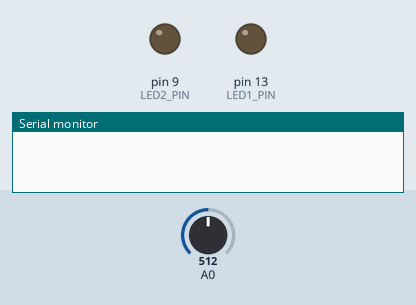
Recording of a sketch running on a simulated Arduino Uno, built with avr-gcc and run on an emulated ATmega328P. Shown: output pins drawn as LEDs (lit = HIGH), the last lines printed to the serial monitor. Inputs (shaded band) come from the test bench; at power-on: A0 = 512.

Above: at 0.1 s.
At 11.6 s:
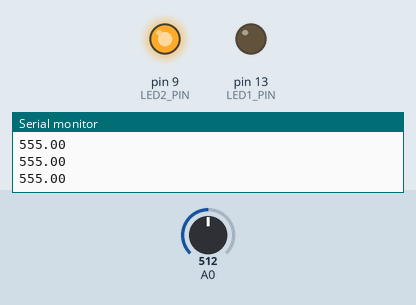
At 21.1 s:
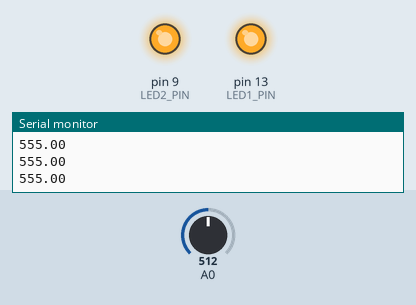
At 39.1 s:
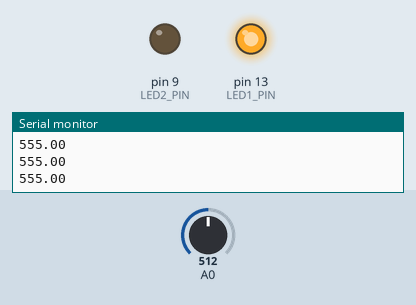
Timing chart, 0 to 40.0 s (numbered marks = the images above):
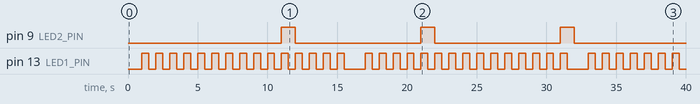

The sketch:

hatten2-4-1.ino
```cpp
#include <MsTimer2.h>
const int LED1_PIN = 13; //13番ピンにLEDを接続
const int LED2_PIN = 9; //9番ピンにLEDを接続
volatile int flag = 0; //10秒経過flag
int output = LOW;
unsigned long timePrev10 = 0; //基準となる時間を格納(10秒用)
unsigned long timePrev500 = 0; //基準となる時間を格納(500ms用)
void check() { //割り込みサービスルーチン(LEDの点滅)
  int sensorvalue = analogRead(A0); //A0ピンのAD変換結果を取得
  float vo = sensorvalue*(5.0/1024.0);
  float L =222*vo; //照度値に変換
  Serial.println(L); //シリアルモニタに表示
  if ( flag == 1){ //10秒経過したら
    digitalWrite(LED2_PIN,HIGH); //LED2_PINを点灯させる
    flag = 0; //flag初期化
  }
  else { //そうでないなら
    digitalWrite(LED2_PIN,LOW); //LED2_PINは消灯
  }
   digitalWrite(LED1_PIN,LOW);
}
void setup() {
  Serial.begin(9600); //シリアル通信を9600kbpsで初期化
  pinMode(LED1_PIN, OUTPUT); //13番ピンを出力ポートに設定
  pinMode(LED2_PIN,OUTPUT); //9番ピンを出力ポートに設定
  MsTimer2::set(1000, check); // タイマ割り込み間隔の設定(500ms)
  MsTimer2::start(); //タイマ割り込み開始
}

void loop() { //ボーリング処理

  unsigned long timeNow10 = millis(); //millis関数を用いて現在の時間情報を取得
  if((timeNow10 - timePrev10) >= 10000){ //10秒経過
    timePrev10 = timeNow10; //時間情報の更新
    flag = 1; //10秒経過を知らせる
  }
  if((millis() - timePrev500) >= 500){
     digitalWrite(LED1_PIN,output);
     timePrev500 = millis();
     output = !output;
  }
}
```

Measured:
- by itself, pin 9 (LED2_PIN): alternates HIGH for 1.0 s and LOW for 9.0 s
- by itself, pin 13 (LED1_PIN): moves between LOW and HIGH, repeating every 16.0 s
